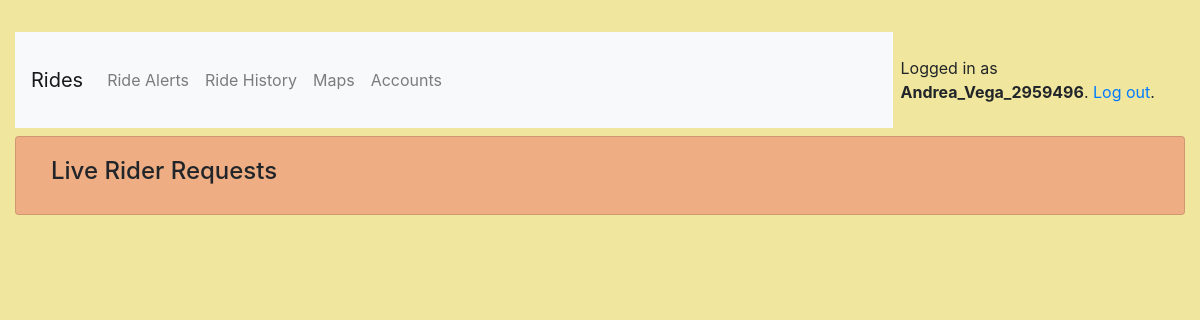
The page /e/live/ (signed in) on the database as committed earlier.
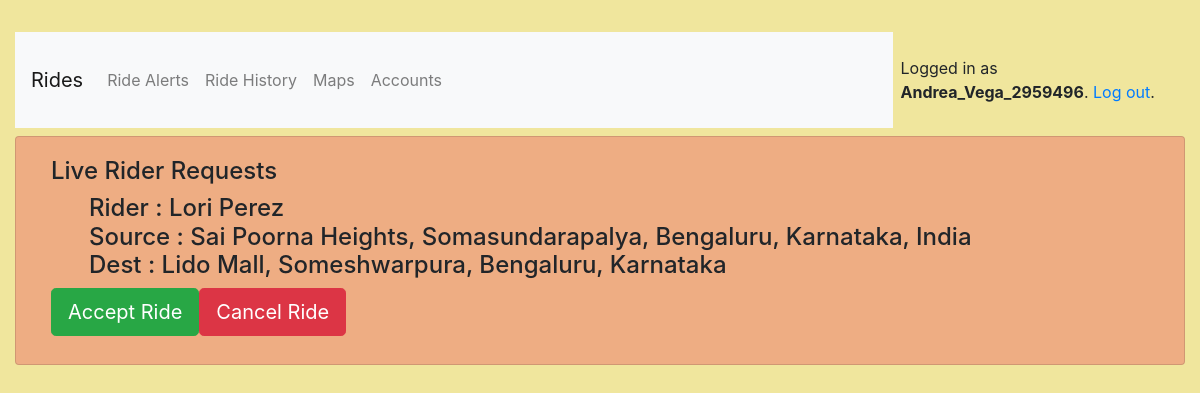
The same page on the database as committed later.
### rides/models.py (models this page shows, shortened)
class User(AbstractUser):
    is_rider = models.BooleanField(default=False)
    is_ex = models.BooleanField(default=False)
    name = models.CharField(max_length=100)
    cell = PhoneNumberField(blank=True)
    wallet = models.DecimalField(max_digits=15, decimal_places=2, default=0.0)
    def __str__(self):
        return self.username

class Ride(models.Model):
    rider = models.ForeignKey(User, on_delete=models.CASCADE, null=True, blank=True)
    cabee = models.ForeignKey(Executive, on_delete=models.CASCADE, null=True, blank=True)
    cab = models.ForeignKey(Cab, on_delete=models.CASCADE, null=True, blank=True)
    date_time = models.DateTimeField(auto_now=False, auto_now_add=True)
    updated_time = models.DateTimeField(auto_now=True, auto_now_add=False)
    status = models.ForeignKey(Status, on_delete=models.CASCADE, null=True, blank=True)
    travelled = models.DecimalField(max_digits=15, decimal_places=2, default=0.0)
    charges = models.DecimalField(max_digits=15, decimal_places=2, default=0.0)
    source = models.CharField(max_length=200, blank=False)
    destination = models.CharField(max_length=200, blank=False)
    is_started = models.BooleanField(default=False)

### rides/views/executive.py (the view, shortened to what this page needs)
# urls.py: path('live/', executive.RideAlert.as_view(), name='alerts'),
@method_decorator([login_required, executive_required], name='dispatch')
class RideAlert(UpdateView):
    model = Executive
    fields = '__all__'
    template_name = 'rides/exec/ride_alerts.html'
    def get_object(self):
        return self.request.user.executive
    def get_context_data(self, **kwargs):
        context = super().get_context_data(**kwargs)
        partner = self.get_object()
        print(partner.user.name)
        st = Status.objects.get(name="On Queue")
        curr_ride = partner.ride_set.all().filter(status=st).first()
        context["curr_position"] = [partner.car.lat, partner.car.lng]
        if not curr_ride:
            context['ride_available'] = False
        else:
            context['ride_available'] = True
            context['ride'] = curr_ride
            print(context['ride'].rider.name)
        return context

### rides/models.py (called while the page is built)
    def __str__(self):
        return self.number

### rides/templates/rides/exec/ride_alerts.html (shortened to what this page needs)
{% extends "base.html" %}
{% load crispy_forms_tags %}
{% load static %}
{% block content %}
    <h4>Live Rider Requests<h4>
    <form method="post" novalidate>
        {% if ride_available %}
            <div class="container">
                <div class="container m-2">
                    Rider : {{ ride.rider.name }}
                    <br>
                    Source : {{ ride.source }}
                    <br>
                    Dest : {{ ride.destination }}
                </div>
                <div class="row">
                    <button class="btn btn-lg btn-success" name="a_ride" type="submit">Accept Ride</button>
                    <button class="btn btn-lg btn-danger" name="c_ride" type="submit">Cancel Ride</button>
                </div>
            </div>
        {% endif %}
    </form>
{% endblock %}

### templates/base.html (shortened to what this page needs)
{% load static %}
<!DOCTYPE html>
<html>
  <head>
    <link rel="stylesheet" href="https://maxcdn.bootstrapcdn.com/bootstrap/4.0.0/css/bootstrap.min.css">
    <link rel="stylesheet" type="text/css" href="{% static 'css/app/app_view.css' %}">
  </head>
  <body>
    <div class="container my-4">
      <div class="row justify-content-center">
        <div class="contianer" id="body_content">
          <div class="row my-2">
            <nav class="navbar navbar-expand-lg navbar-light bg-light col-sm-6 col-md-8 col-lg-9">
              <a class="navbar-brand" data-toggle="tooltip" title="Go to home page!" href="{% url 'home' %}">Rides</a>
              <div class="navbar-nav">
                {% if user.is_authenticated %}
                  <div class="collapse navbar-collapse" id="navbarSupportedContent">
                    <ul class="navbar-nav mr-auto">
                      {% if user.is_rider %}
                        <li>
                          <a class="nav-item nav-link" href="{% url 'rider:book' %}">Get Ride</a>
                        </li>
                        <li>
                          <a class="nav-item nav-link" href="{% url 'rider:history' %}">Ride History</a>
                        </li>
                      {% else %}
                        <li>
                          <a class="nav-item nav-link" href="{% url 'exec:alerts' %}">Ride Alerts</a>
                        </li>
                        <li>
                          <a class="nav-item nav-link" href="{% url 'exec:history' %}">Ride History</a>
                        </li>
                        <li>
                          <a class="nav-item nav-link" href="{% url 'exec:maps' %}">Maps</a>
                        </li>
                        <li>
                          <a class="nav-item nav-link" href="{% url 'exec:payments' %}">Accounts</a>
                        </li>
                      {% endif %}
                    </ul>
                  </div>
                {% endif %}
              </div>
            </nav>
            <div class="d-inline-flex p-2 col-sm-6 col-md-4 col-lg-3">
              {% if user.is_authenticated %}
                <p class="pt-3">Logged in as <strong>{{ user.username }}</strong>. <a href="{% url 'logout' %}">Log out</a>.</p>
              {% else %}
                <a href="{% url 'signup' %}" class="btn btn-primary" role="button">Sign up</a>
                <a href="{% url 'login' %}" class="btn btn-light" role="button">Log in</a>
              {% endif %}
            </div>
          </div>
          <div class="row">
            <div class="card mb-3 col" id="main_content">
              <div class="card-body">
                {% block content %}
                {% endblock %}
              </div>
            </div>
          </div>
        </div>
      </div>
    </div>
  </body>
</html>

### rides/static/css/app/app_view.css (style rules this page uses)
body,html { background: #F0E69D; }
#main_content { background-color: #EEAD83; }
#body_content { width: 100%; }

Rows that differ between the two databases and show on the page:
added Ride: rider.name "Lori Perez", source "Sai Poorna Heights, Somasundarapalya, Bengaluru, Karnataka, India", destination "Lido Mall, Someshwarpura, Bengaluru, Karnataka"
Other text that changed with them:
text now shown: "Rider : Source : Dest : Accept Ride Cancel Ride"
